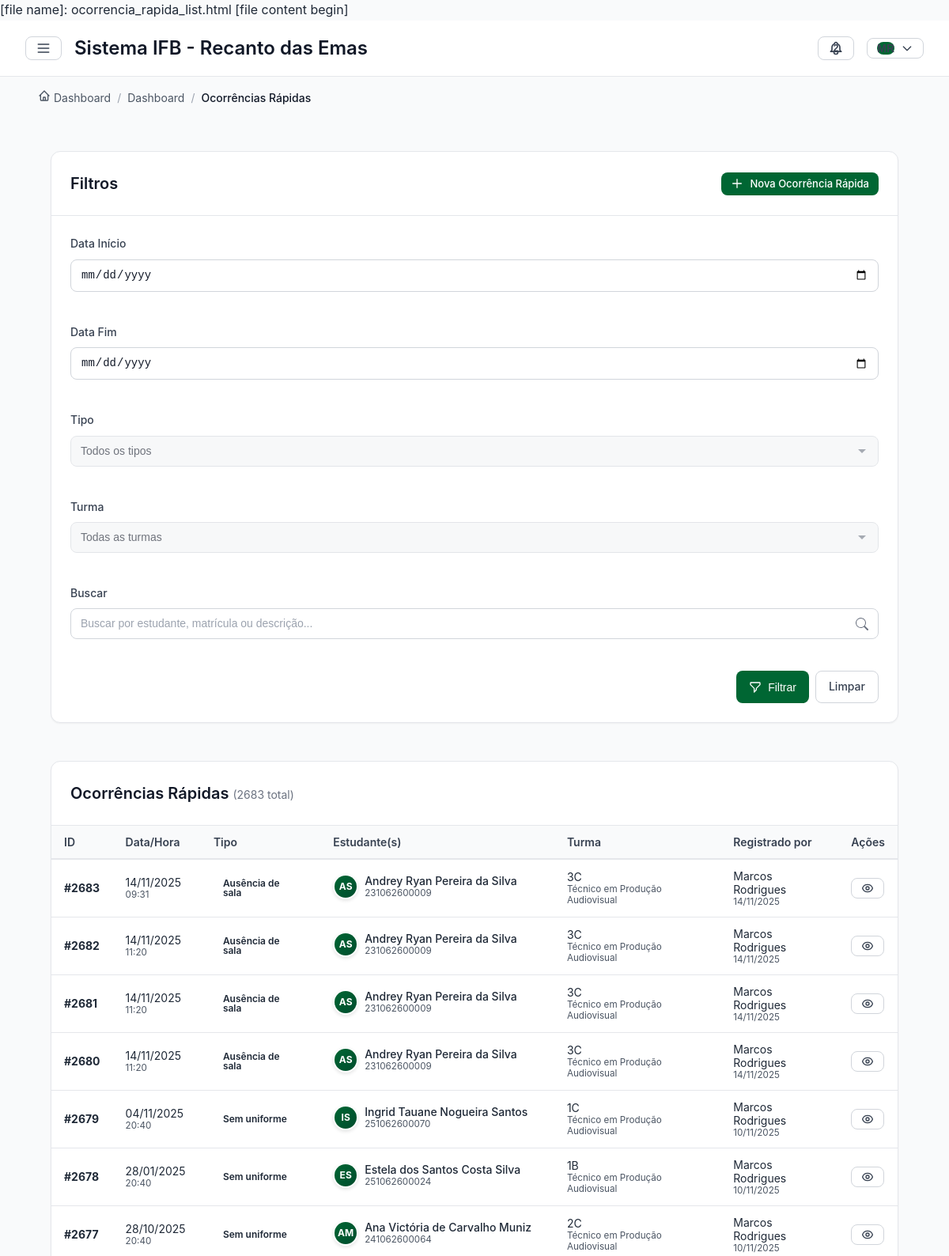
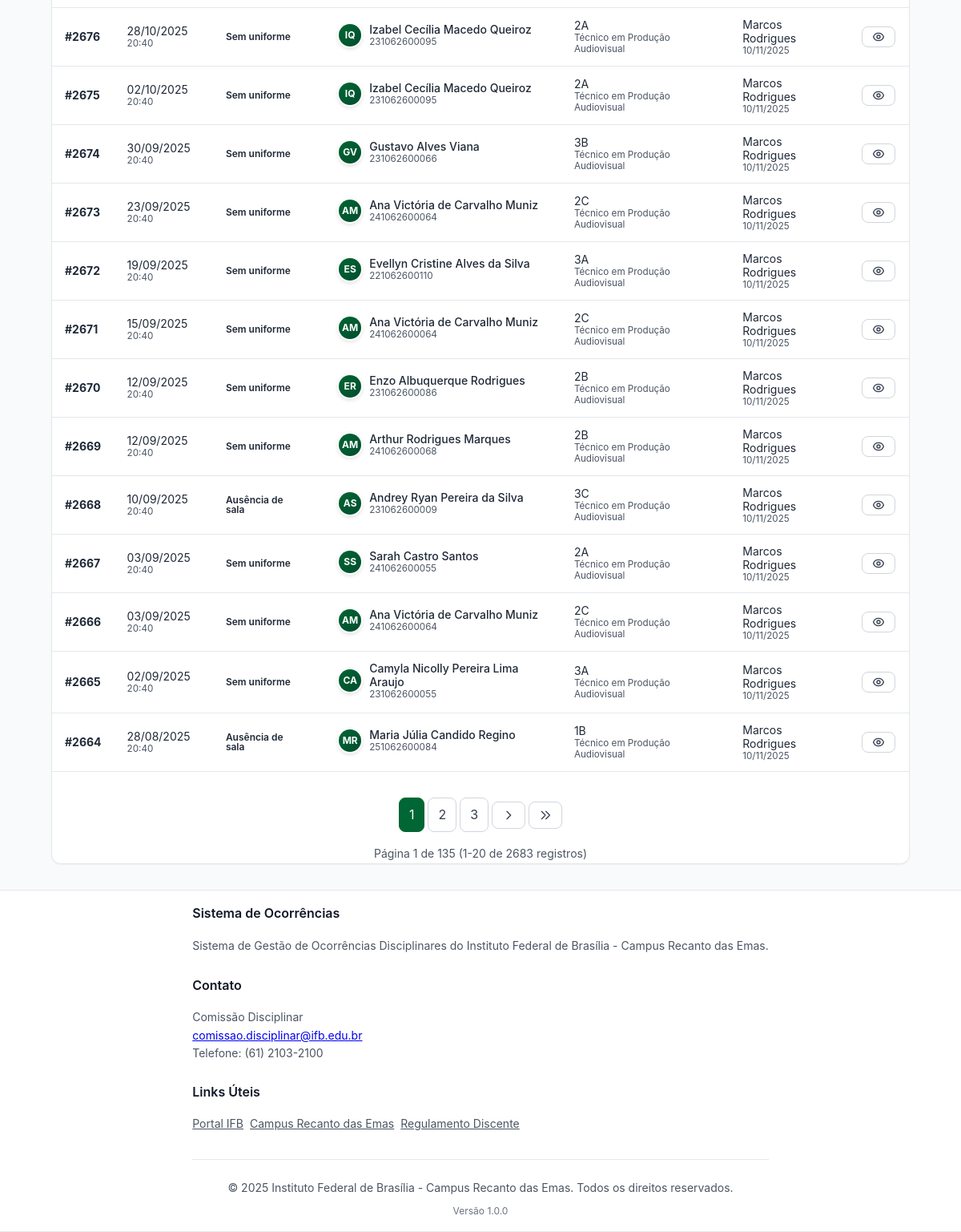
The app's page /ocorrencias-rapidas/ (signed in) with its own data (2 pictures, top to bottom).
### core/models.py (models this page shows, shortened)
class OcorrenciaRapida(models.Model):
    TIPOS_RAPIDOS = [
        ('ATRASO', 'Atraso'),
        ('CELULAR', 'Uso indevido de celular'),
        ('UNIFORME', 'Sem uniforme'),
        ('RECUSA', 'Recusa a participar das atividades'),
        ('AUSENCIA', 'Ausência de sala'),
        ('SAIDA', 'Saída Antecipada'),
        ('BIBLIO', 'Acesso a Biblioteca sem autorização'),
    ]
    data = models.DateField(default=timezone.now)
    horario = models.TimeField()
    turma = models.ForeignKey(Turma, on_delete=models.PROTECT)
    estudantes = models.ManyToManyField(Estudante, related_name='ocorrencias_rapidas')
    tipo_rapido = models.CharField(max_length=15, choices=TIPOS_RAPIDOS)
    descricao = models.TextField(blank=True)
    responsavel_registro = models.ForeignKey(
        Servidor,
        on_delete=models.PROTECT,
        related_name='ocorrencias_rapidas_registradas'
    )
    criado_em = models.DateTimeField(auto_now_add=True)
    atualizado_em = models.DateTimeField(auto_now=True)
    history = AuditlogHistoryField()
    class Meta:
        verbose_name = "Ocorrência Rápida"
        verbose_name_plural = "Ocorrências Rápidas"
        ordering = ['-data', '-horario']

class Estudante(models.Model):
    SITUACAO_CHOICES = [
        ('ATIVO', 'Ativo'),
        ('INATIVO', 'Inativo'),
        ('TRANCADO', 'Trancado'),
        ('EVADIDO', 'Evadido'),
        ('FORMADO', 'Formado'),
        ('TRANSFERIDO', 'Transferido'),
    ]
    matricula_sga = models.CharField(max_length=20, unique=True)
    nome = models.CharField(max_length=200)
    cpf = models.CharField(max_length=14, blank=True)
    data_nascimento = models.DateField(null=True, blank=True)
    email = models.EmailField()
    cep = models.CharField(max_length=15, blank=True)
    logradouro = models.CharField(max_length=200, blank=True)
    bairro_cidade = models.CharField(max_length=100, blank=True)
    uf = models.CharField(max_length=2, blank=True)
    turma = models.ForeignKey(Turma, on_delete=models.PROTECT, related_name='estudantes')
    turma_periodo = models.CharField(max_length=20, blank=True)
    campus = models.ForeignKey(Campus, on_delete=models.PROTECT)
    curso = models.ForeignKey(Curso, on_delete=models.PROTECT)
    situacao = models.CharField(max_length=15, choices=SITUACAO_CHOICES, default='ATIVO')
    data_ingresso = models.DateField()
    foto = models.ImageField(upload_to='estudantes/', blank=True, null=True)
    foto_url = models.URLField(
        blank=True,
        null=True,
        help_text="Link direto da imagem no Google Drive. Use o formato: https://drive.google.com/uc?export=view&id=ID_DA_IMAGEM"
    )
    responsaveis = models.ManyToManyField(
        Responsavel,
        related_name='estudantes',
        blank=True
    )
    class Meta:
        ordering = ['nome']
    def get_foto_url_proxy(self):
        from django.urls import reverse
        if self.foto_url and 'drive.google.com' in self.foto_url:
            import re
            match = re.search(r'id=([^&]+)', self.foto_url)
            if match:
                file_id = match.group(1)
                return reverse('core:proxy_google_drive_image') + f'?id={file_id}'
        return self.get_foto_url()
    def get_iniciais(self):
        partes = self.nome.split()
        if len(partes) >= 2:
            return f"{partes[0][0]}{partes[-1][0]}".upper()
        return self.nome[0].upper() if self.nome else "?"

class Turma(models.Model):
    nome = models.CharField(max_length=50)
    curso = models.ForeignKey(Curso, on_delete=models.PROTECT)
    ano = models.IntegerField()
    periodo = models.CharField(max_length=20)  # "2024.1", "2024.2"
    semestre = models.IntegerField(choices=[(0, 'Anual'), (1, '1º'), (2, '2º')])
    sala = models.CharField(max_length=20, blank=True)
    ativa = models.BooleanField(default=True)
    class Meta:
        ordering = ['-ano', '-semestre', 'nome']
        unique_together = ['nome', 'curso', 'ano', 'semestre']

class Curso(models.Model):
    nome = models.CharField(max_length=200)
    campus = models.ForeignKey(Campus, on_delete=models.PROTECT, related_name='cursos')
    codigo = models.CharField(max_length=20, unique=True)
    ativo = models.BooleanField(default=True)
    class Meta:
        ordering = ['nome']

class Servidor(models.Model):
    user = models.OneToOneField(User, on_delete=models.CASCADE)
    siape = models.CharField(max_length=10, unique=True)
    nome = models.CharField(max_length=200)
    funcao = models.CharField(max_length=100)
    email = models.EmailField()
    campus = models.ForeignKey(Campus, on_delete=models.PROTECT)
    coordenacao = models.CharField(
        max_length=30,
        choices=Coordenacao.CHOICES,
        blank=True
    )
    membro_comissao_disciplinar = models.BooleanField(default=False)
    pode_registrar_atendimento = models.BooleanField(default=False)
    pode_visualizar_ficha_aluno = models.BooleanField(default=False)
    class Meta:
        verbose_name_plural = "Servidores"
        ordering = ['nome']

### core/views.py (the view)
# urls.py: path('ocorrencias-rapidas/', views.ocorrencia_rapida_list, name='ocorrencia_rapida_list'),
@login_required
@user_passes_test(is_servidor)
def ocorrencia_rapida_list(request):
    ocorrencias = OcorrenciaRapida.objects.select_related(
        'responsavel_registro', 'turma', 'turma__curso'
    ).prefetch_related('estudantes').order_by('-criado_em')
    data_inicio = request.GET.get('data_inicio')
    data_fim = request.GET.get('data_fim')
    tipo_rapido = request.GET.get('tipo_rapido')
    turma_id = request.GET.get('turma')
    busca = request.GET.get('q')
    if data_inicio:
        ocorrencias = ocorrencias.filter(data__gte=data_inicio)
    if data_fim:
        ocorrencias = ocorrencias.filter(data__lte=data_fim)
    if tipo_rapido:
        ocorrencias = ocorrencias.filter(tipo_rapido=tipo_rapido)
    if turma_id:
        ocorrencias = ocorrencias.filter(turma_id=turma_id)
    if busca:
        ocorrencias = ocorrencias.filter(
            Q(estudantes__nome__icontains=busca) |
            Q(estudantes__matricula_sga__icontains=busca) |
            Q(descricao__icontains=busca)
        ).distinct()
    paginator = Paginator(ocorrencias, 20)
    page = request.GET.get('page')
    ocorrencias_page = paginator.get_page(page)
    breadcrumbs_list = [
        {'label': 'Dashboard', 'url': '/dashboard/'},
        {'label': 'Ocorrências Rápidas', 'url': ''}
    ]
    context = {
        'ocorrencias': ocorrencias_page,
        'tipos_rapidos': OcorrenciaRapida.TIPOS_RAPIDOS,
        'turmas': Turma.objects.all().distinct(),
        'breadcrumbs_list': breadcrumbs_list,
    }
    return render(request, 'core/ocorrencia_rapida_list.html', context)

### templates/core/ocorrencia_rapida_list.html (shortened to what this page needs)
{% extends 'core/base.html' %}
{% load static %}
{% block breadcrumb %}
    {% include 'core/components/breadcrumb.html' %}
{% endblock %}
{% block content %}
<div class="container">
    <div class="card mb-6">
        <div class="card-header flex-between">
            <h2 class="card-title">Filtros</h2>
            <div class="flex gap-2">
                <a href="{% url 'core:ocorrencia_rapida_create' %}" class="btn btn-primary btn-sm">
                    <svg width="16" height="16" fill="none" stroke="currentColor" viewBox="0 0 24 24">
                        <path stroke-linecap="round" stroke-linejoin="round" stroke-width="2" d="M12 4v16m8-8H4"/>
                    </svg>
                    Nova Ocorrência Rápida
                </a>
            </div>
        </div>
        <div class="card-body">
            <form method="get" class="grid grid-cols-1 md:grid-cols-2 lg:grid-cols-4 gap-4">
                <div class="form-group">
                    <label class="form-label">Data Início</label>
                    <input type="date" name="data_inicio" class="form-control" value="{{ request.GET.data_inicio }}">
                </div>
                <div class="form-group">
                    <label class="form-label">Data Fim</label>
                    <input type="date" name="data_fim" class="form-control" value="{{ request.GET.data_fim }}">
                </div>
                <div class="form-group">
                    <label class="form-label">Tipo</label>
                    <select name="tipo_rapido" class="form-control">
                        <option value="">Todos os tipos</option>
                    </select>
                </div>
                <div class="form-group">
                    <label class="form-label">Turma</label>
                    <select name="turma" class="form-control">
                        <option value="">Todas as turmas</option>
                    </select>
                </div>
                <div class="form-group md:col-span-2 lg:col-span-4">
                    <label class="form-label">Buscar</label>
                    <input type="search"
                           name="q"
                           class="form-control"
                           placeholder="Buscar por estudante, matrícula ou descrição..."
                           value="{{ request.GET.q }}">
                </div>
                <div class="form-group md:col-span-2 lg:col-span-4 flex gap-2 justify-end">
                    <button type="submit" class="btn btn-primary">
                        <svg width="16" height="16" fill="none" stroke="currentColor" viewBox="0 0 24 24">
                            <path stroke-linecap="round" stroke-linejoin="round" stroke-width="2" d="M3 4a1 1 0 011-1h16a1 1 0 011 1v2.586a1 1 0 01-.293.707l-6.414 6.414a1 1 0 00-.293.707V17l-4 4v-6.586a1 1 0 00-.293-.707L3.293 7.293A1 1 0 013 6.586V4z"/>
                        </svg>
                        Filtrar
                    </button>
                    <a href="{% url 'core:ocorrencia_rapida_list' %}" class="btn btn-outline">Limpar</a>
                </div>
            </form>
        </div>
    </div>
    <div class="card">
        <div class="card-header flex-between">
            <h2 class="card-title">
                Ocorrências Rápidas
                <span class="text-gray-500 font-normal text-sm">
                    ({{ ocorrencias.paginator.count }} total)
                </span>
            </h2>
        </div>
        <div class="card-body p-0">
            <div class="table-container">
                <table class="table">
                    <thead>
                        <tr>
                            <th>ID</th>
                            <th>Data/Hora</th>
                            <th>Tipo</th>
                            <th>Estudante(s)</th>
                            <th>Turma</th>
                            <th>Registrado por</th>
                            <th>Ações</th>
                        </tr>
                    </thead>
                    <tbody>
                        {% for ocorrencia in ocorrencias %}
                        <tr>
                            <td><strong>#{{ ocorrencia.id }}</strong></td>
                            <td>
                                {{ ocorrencia.data|date:"d/m/Y" }}<br>
                                <small class="text-gray-600">{{ ocorrencia.horario|time:"H:i" }}</small>
                            </td>
                            <td>
                                <span class="badge badge-info">
                                    {{ ocorrencia.get_tipo_rapido_display }}
                                </span>
                            </td>
                            <td>
                                {% for estudante in ocorrencia.estudantes.all %}
                                    <div class="student-list-item">
                                        <div class="foto-container-list" data-iniciais="{{ estudante.get_iniciais }}">
                                        </div>
                                        <div class="student-list-info">
                                            <div class="student-list-name">{{ estudante.nome }}</div>
                                            <small class="text-gray-600">{{ estudante.matricula_sga }}</small>
                                        </div>
                                    </div>
                                {% endfor %}
                            </td>
                            <td>
                                {{ ocorrencia.turma.nome }}<br>
                                <small class="text-gray-600">{{ ocorrencia.turma.curso.nome }}</small>
                            </td>
                            <td>
                                {{ ocorrencia.responsavel_registro.nome }}<br>
                                <small class="text-gray-600">{{ ocorrencia.criado_em|date:"d/m/Y" }}</small>
                            </td>
                            <td>
                                <div class="flex gap-1">
                                    <a href="{% url 'core:ocorrencia_rapida_detail' ocorrencia.pk %}" class="btn btn-outline btn-sm" title="Ver Detalhes">
                                    </a>
                                </div>
                            </td>
                        </tr>
                        {% endfor %}
                    </tbody>
                </table>
            </div>
        </div>
        {% if ocorrencias.has_other_pages %}
            {% include 'core/components/pagination.html' with page_obj=ocorrencias %}
        {% endif %}
    </div>
</div>
{% endblock %}

### templates/core/components/navbar.html (shortened to what this page needs)
{% load static %}
<header class="header">
    <div class="flex items-center gap-3">
        <button class="btn btn-outline btn-sm" onclick="toggleSidebar()" aria-label="Menu">
            <svg width="20" height="20" fill="none" stroke="currentColor" viewBox="0 0 24 24">
                <path stroke-linecap="round" stroke-linejoin="round" stroke-width="2" d="M4 6h16M4 12h16M4 18h16"/>
            </svg>
        </button>
        <h1 class="header-title">
            {% block header_title %}Sistema IFB - Recanto das Emas{% endblock %}
        </h1>
    </div>
    <div class="user-menu">
        <div class="relative">
            <button class="btn btn-outline btn-sm relative" onclick="toggleNotifications(event)" id="notifications-btn" aria-label="Notificações">
                <span id="notification-count" class="absolute -top-1 -right-1 bg-red-500 text-white text-xs rounded-full w-5 h-5 flex items-center justify-center text-xs font-bold hidden">0</span>
            </button>
        </div>
        <div class="relative">
            <button class="btn btn-outline btn-sm flex items-center gap-2" onclick="toggleUserMenu(event)" aria-label="Menu do usuário">
                <div class="w-8 h-8 rounded-full bg-primary text-white flex items-center justify-center font-semibold text-sm">
                    {{ user.first_name|slice:":1"|upper }}{{ user.last_name|slice:":1"|upper }}
                </div>
                <svg width="16" height="16" fill="none" stroke="currentColor" viewBox="0 0 24 24">
                    <path stroke-linecap="round" stroke-linejoin="round" stroke-width="2" d="M19 9l-7 7-7-7"/>
                </svg>
            </button>
        </div>
    </div>
</header>

### records on screen
OcorrenciaRapida: id "2683", data "14/11/2025", horario "09:31", tipo_rapido "Ausência de sala", turma.nome "3C", turma.curso.nome "Técnico em Produção Audiovisual", responsavel_registro.nome "Marcos Rodrigues", criado_em "14/11/2025"
Estudante: nome "Andrey Ryan Pereira da Silva", matricula_sga "231062600009"
OcorrenciaRapida: id "2682", data "14/11/2025", horario "11:20", tipo_rapido "Ausência de sala", turma.nome "3C", turma.curso.nome "Técnico em Produção Audiovisual", responsavel_registro.nome "Marcos Rodrigues", criado_em "14/11/2025"
OcorrenciaRapida: id "2681", data "14/11/2025", horario "11:20", tipo_rapido "Ausência de sala", turma.nome "3C", turma.curso.nome "Técnico em Produção Audiovisual", responsavel_registro.nome "Marcos Rodrigues", criado_em "14/11/2025"
OcorrenciaRapida: id "2680", data "14/11/2025", horario "11:20", tipo_rapido "Ausência de sala", turma.nome "3C", turma.curso.nome "Técnico em Produção Audiovisual", responsavel_registro.nome "Marcos Rodrigues", criado_em "14/11/2025"
OcorrenciaRapida: id "2679", data "04/11/2025", horario "20:40", tipo_rapido "Sem uniforme", turma.nome "1C", turma.curso.nome "Técnico em Produção Audiovisual", responsavel_registro.nome "Marcos Rodrigues", criado_em "10/11/2025"
Estudante: nome "Ingrid Tauane Nogueira Santos", matricula_sga "251062600070"
OcorrenciaRapida: id "2678", data "28/01/2025", horario "20:40", tipo_rapido "Sem uniforme", turma.nome "1B", turma.curso.nome "Técnico em Produção Audiovisual", responsavel_registro.nome "Marcos Rodrigues", criado_em "10/11/2025"
Estudante: nome "Estela dos Santos Costa Silva", matricula_sga "251062600024"
OcorrenciaRapida: id "2677", data "28/10/2025", horario "20:40", tipo_rapido "Sem uniforme", turma.nome "2C", turma.curso.nome "Técnico em Produção Audiovisual", responsavel_registro.nome "Marcos Rodrigues", criado_em "10/11/2025"
Estudante: nome "Ana Victória de Carvalho Muniz", matricula_sga "241062600064"
OcorrenciaRapida: id "2676", data "28/10/2025", horario "20:40", tipo_rapido "Sem uniforme", turma.nome "2A", turma.curso.nome "Técnico em Produção Audiovisual", responsavel_registro.nome "Marcos Rodrigues", criado_em "10/11/2025"
Estudante: nome "Izabel Cecília Macedo Queiroz", matricula_sga "231062600095"
OcorrenciaRapida: id "2675", data "02/10/2025", horario "20:40", tipo_rapido "Sem uniforme", turma.nome "2A", turma.curso.nome "Técnico em Produção Audiovisual", responsavel_registro.nome "Marcos Rodrigues", criado_em "10/11/2025"
OcorrenciaRapida: id "2674", data "30/09/2025", horario "20:40", tipo_rapido "Sem uniforme", turma.nome "3B", turma.curso.nome "Técnico em Produção Audiovisual", responsavel_registro.nome "Marcos Rodrigues", criado_em "10/11/2025"
Estudante: nome "Gustavo Alves Viana", matricula_sga "231062600066"
OcorrenciaRapida: id "2673", data "23/09/2025", horario "20:40", tipo_rapido "Sem uniforme", turma.nome "2C", turma.curso.nome "Técnico em Produção Audiovisual", responsavel_registro.nome "Marcos Rodrigues", criado_em "10/11/2025"
OcorrenciaRapida: id "2672", data "19/09/2025", horario "20:40", tipo_rapido "Sem uniforme", turma.nome "3A", turma.curso.nome "Técnico em Produção Audiovisual", responsavel_registro.nome "Marcos Rodrigues", criado_em "10/11/2025"
Estudante: nome "Evellyn Cristine Alves da Silva", matricula_sga "221062600110"
OcorrenciaRapida: id "2671", data "15/09/2025", horario "20:40", tipo_rapido "Sem uniforme", turma.nome "2C", turma.curso.nome "Técnico em Produção Audiovisual", responsavel_registro.nome "Marcos Rodrigues", criado_em "10/11/2025"
OcorrenciaRapida: id "2670", data "12/09/2025", horario "20:40", tipo_rapido "Sem uniforme", turma.nome "2B", turma.curso.nome "Técnico em Produção Audiovisual", responsavel_registro.nome "Marcos Rodrigues", criado_em "10/11/2025"
Estudante: nome "Enzo Albuquerque Rodrigues", matricula_sga "231062600086"
OcorrenciaRapida: id "2669", data "12/09/2025", horario "20:40", tipo_rapido "Sem uniforme", turma.nome "2B", turma.curso.nome "Técnico em Produção Audiovisual", responsavel_registro.nome "Marcos Rodrigues", criado_em "10/11/2025"
Estudante: nome "Arthur Rodrigues Marques", matricula_sga "241062600068"
OcorrenciaRapida: id "2668", data "10/09/2025", horario "20:40", tipo_rapido "Ausência de sala", turma.nome "3C", turma.curso.nome "Técnico em Produção Audiovisual", responsavel_registro.nome "Marcos Rodrigues", criado_em "10/11/2025"
OcorrenciaRapida: id "2667", data "03/09/2025", horario "20:40", tipo_rapido "Sem uniforme", turma.nome "2A", turma.curso.nome "Técnico em Produção Audiovisual", responsavel_registro.nome "Marcos Rodrigues", criado_em "10/11/2025"
Estudante: nome "Sarah Castro Santos", matricula_sga "241062600055"
OcorrenciaRapida: id "2666", data "03/09/2025", horario "20:40", tipo_rapido "Sem uniforme", turma.nome "2C", turma.curso.nome "Técnico em Produção Audiovisual", responsavel_registro.nome "Marcos Rodrigues", criado_em "10/11/2025"
OcorrenciaRapida: id "2665", data "02/09/2025", horario "20:40", tipo_rapido "Sem uniforme", turma.nome "3A", turma.curso.nome "Técnico em Produção Audiovisual", responsavel_registro.nome "Marcos Rodrigues", criado_em "10/11/2025"
Estudante: nome "Camyla Nicolly Pereira Lima Araujo", matricula_sga "231062600055"
OcorrenciaRapida: id "2664", data "28/08/2025", horario "20:40", tipo_rapido "Ausência de sala", turma.nome "1B", turma.curso.nome "Técnico em Produção Audiovisual", responsavel_registro.nome "Marcos Rodrigues", criado_em "10/11/2025"
Estudante: nome "Maria Júlia Candido Regino", matricula_sga "251062600084"

### other values on screen
{{ user.first_name|slice:":1"|upper }} "M"
{{ user.last_name|slice:":1"|upper }} "R"
{{ breadcrumb.label }} "Dashboard"
{{ breadcrumb.label }} "Ocorrências Rápidas"
{{ ocorrencias.paginator.count }} "2683"
{{ num }} "1"
{{ num }} "2" "3"
{{ page_obj.number }} "1"
{{ page_obj.paginator.num_pages }} "135"
{{ page_obj.start_index }} "1"
{{ page_obj.end_index }} "20"
{{ page_obj.paginator.count }} "2683"
{{ year|default:"2025" }} "2025"
